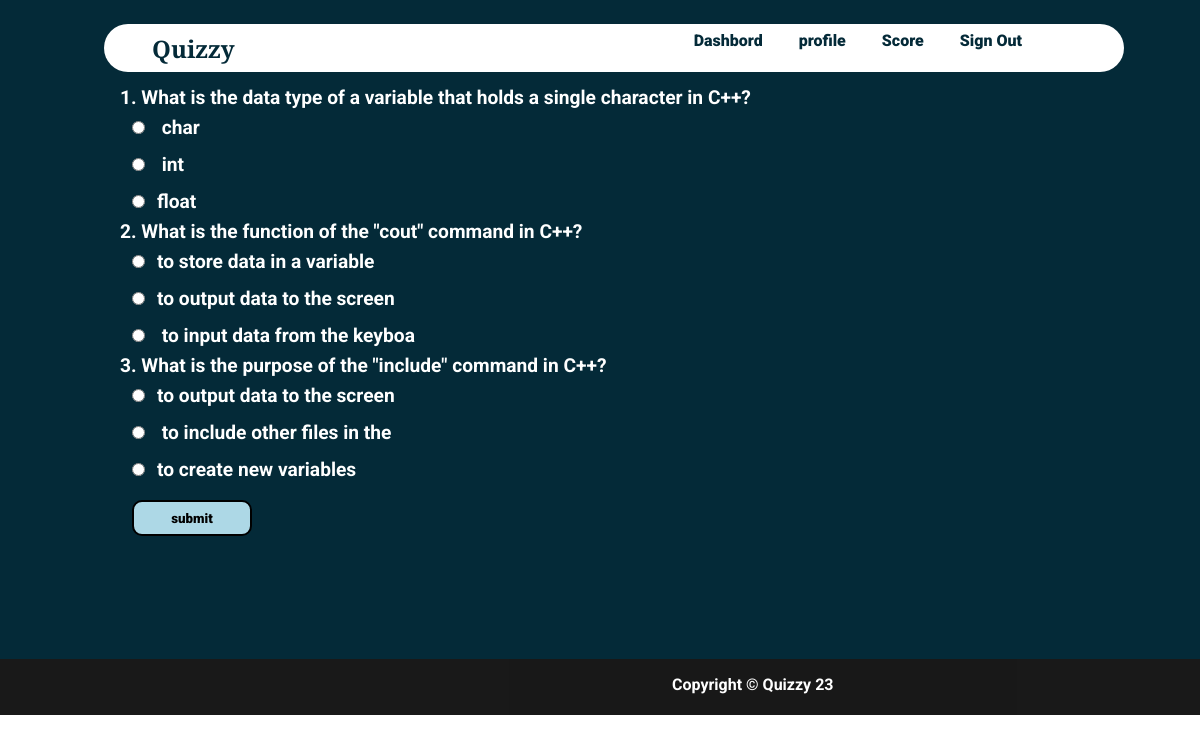
Page /takeq.php?qid=9 (signed in) on the committed database.
### tables this page shows
CREATE TABLE IF NOT EXISTS `questions` (
  `qs` varchar(200) NOT NULL,
  `op1` varchar(30) NOT NULL,
  `op2` varchar(30) NOT NULL,
  `op3` varchar(30) NOT NULL,
  `answer` varchar(30) NOT NULL,
  `quizid` int NOT NULL,
  UNIQUE KEY `qs` (`qs`),
  KEY `quizid` (`quizid`),
  KEY `quizid_2` (`quizid`),
  KEY `quizid_3` (`quizid`)
);

### takeq.php (the view, shortened to what this page needs)
<html>
<head>
</head>
<?php
require_once 'sql.php';
                $conn = mysqli_connect($servername, $username, $password, $dbname);if (!$conn) {
    echo "<script>alert(\"Database error retry after some time !\")</script>";
}
?>
<body style="margin: 0 !important;height:auto;font-weight: bolder !important;font-family: 'Roboto', sans-serif;color: #fff">
    <div style="background-color: #042A38;height: auto;">
    <div class="navbar" style="display: grid;width: 85%;height:3rem;color:#042A38;position:fixed;border-radius:10rem;margin-top:1.5rem;margin-left:6.5rem;font-weight:bolder;">
    <section style="margin-left: 3rem;height:3rem;display:grid;padding-top: 8px;padding-bottom: 3px; font-size: 1.5rem;font-family: 'Libre Baskerville', serif;">Quizzy</section>
    <ul style="display: inline-flex;padding: 0 !important;margin-top: 0;float: right;right: 10rem;top:0.8rem;position: fixed;width: 50vw;">
                <li onclick="dash()">Dashbord</li>
                <li onclick="prof()">profile</li>
                <li onclick="score()">Score</li>
                <li onclick="lo()">Sign Out</li>
            </ul>
        </div><br><br>
        <section style="margin-top: 4vw;width:80vw;margin-left:10vw;margin-right:10vw;font-size:1.2rem;">
        <?php
            if(isset($_GET["qid"])){
            $qid=$_GET["qid"];
            $sql ="select * from questions where quizid='{$qid}'";
            $res=mysqli_query($conn,$sql);
            if($res)
            {
                if(mysqli_num_rows($res)==0)
                {
                    echo "No questions found under this quiz please come later";
                }else{
                $i=1;
                echo "<form method='POST'>";
                while ($row = mysqli_fetch_assoc($res)) {
                echo $i.". ".$row["qs"]."<br>";
                $options = array($row["op1"], $row["op2"], $row["op3"]);
                shuffle($options);
                for($j = 0; $j < 3; $j++) {
                echo "<input type='radio' name='ans".$i."' value='".$options[$j]."'>".$options[$j]."<br>";
                }
                $i++;
                }
                echo "<input id='btn' type='submit' name='submit' value='submit'><br><br><br>";
                echo "</form><br><br>";
                }
            }
            else
            {
                echo "error".mysqli_error($conn).".";
            }
        }
        ?>
        </section>
    </div>
    <footer class="footer" style= "background: black; opacity: 0.9;  font-size: 1rem; height: 3.5rem;display:flex;">
        <div class="footer_copyright" style=" text-align: center;position:absolute; margin-left:42rem; color:white;" >
             <p style="padding-top: 0.01rem;">Copyright &copy; Quizzy 23</p>
        </div>
    </footer>
</body>
</html>

### takeq.php (style rules this page uses)
li { margin: 1.5vw; font-size: 1rem !important; font-weight: 2vw !important; }
ul { list-style: none; width: auto !important; }
.navbar { background-color:#fff !important; font-size: 1.5vw; position: fixed; }
input { margin:1vw; }
#btn { height: 3vw;width: 10vw;font-family: 'Roboto', sans-serif;font-weight:bolder;border-radius: 10px;border: 2px solid black;background-color: lightblue; }

### rows in the picture
questions: qs "What is the data type of a variable that holds a single character in C++?", j "char", op3 "int", op1 "float"
questions: qs "What is the function of the \"cout\" command in C++?", op3 "to store data in a variable", op1 "to output data to the screen", op2 "to input data from the keyboa"
questions: qs "What is the purpose of the \"include\" command in C++?", op1 "to output data to the screen", j "to include other files in the", op2 "to create new variables"
